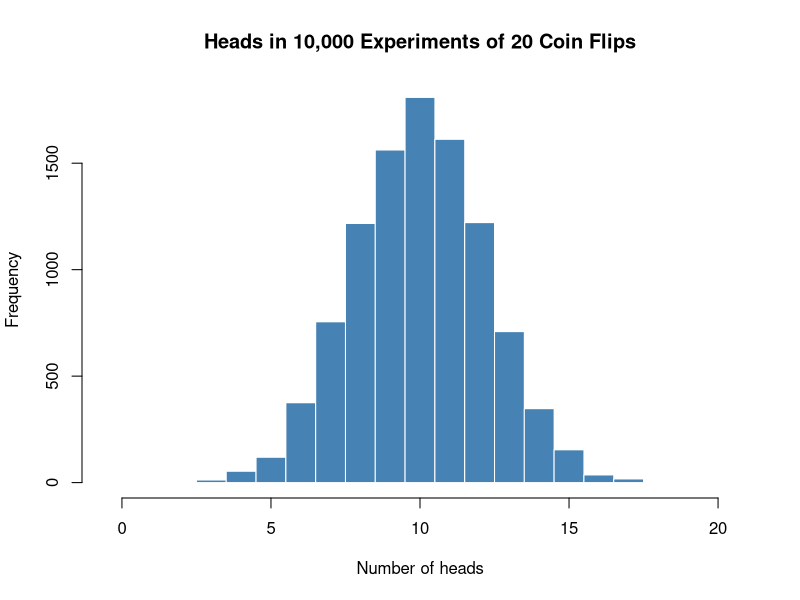

R code for this plot:
# CMPSC301: Data Science
# Activity 01: Can You Beat Randomness?
#
# Run this file from this directory with:
# Rscript randomness.R

# This activity simulates 10,000 experiments. Each experiment represents 20
# fair coin flips, and we ask whether the experiment contains 7 heads in a row.

# Clear the environment and console to make a clean execution of the code.

rm(list = ls()) # clear out the variables from memory to make a clean execution of the code.

# If you want to remove all previous plots and clear the console, run the following two lines.
graphics.off() # clear out all plots from previous work.

cat("\014") # clear the console

# Part 1: Build one experiment -------------------------------------------
# TODO: Use sample() to create 20 coin flips named one_experiment. Sample from
# c("H", "T"), use size = 20, and set replace = TRUE.
one_experiment <- c()

# TODO: Use sum(one_experiment == "H") to count heads in one_experiment.
heads_in_one_experiment <- NA

# Part 2: Detect a streak -------------------------------------------------
# The function below returns TRUE if seven consecutive flips are all heads.
has_seven_heads_in_a_row <- function(flips) {
  for (start_position in 1:(length(flips) - 6)) {
    if (all(flips[start_position:(start_position + 6)] == "H")) {
      return(TRUE)
    }
  }
  FALSE
}

# TODO: Use has_seven_heads_in_a_row(one_experiment) to answer whether the
# first experiment contains a seven-head streak.
one_experiment_has_streak <- NA

# Part 3: Repeat the experiment ------------------------------------------
number_of_experiments <- 10000

# TODO: Use replicate() to run number_of_experiments simulations. Each
# simulation should create 20 flips with sample() and pass those flips to
# has_seven_heads_in_a_row(). Store the logical results in streak_results.
streak_results <- c()

# TODO: Use mean(streak_results) to calculate the proportion of experiments
# that contained at least one seven-head streak.
streak_proportion <- NA

# TODO: Use sum(streak_results) to count the experiments with a streak.
streak_count <- NA

# This histogram shows the number of heads in each of 10,000 experiments.
# A typical experiment has about 10 heads, but there is natural variation.
head_counts <- replicate(number_of_experiments, {
  sum(sample(c("H", "T"), size = 20, replace = TRUE) == "H")
})

# Part 4: Report your findings -------------------------------------------
print("Can You Beat Randomness?")
print(paste("Heads in the first 20 flips:", heads_in_one_experiment))
print(paste("Did the first experiment have 7 heads in a row?",
            one_experiment_has_streak))
print(paste("Experiments with a 7-head streak:", streak_count, "out of",
            number_of_experiments))
print(paste("Estimated probability:", round(streak_proportion, 4)))

hist(head_counts, breaks = seq(-0.5, 20.5, by = 1),
  main = "Heads in 10,000 Experiments of 20 Coin Flips",
  xlab = "Number of heads", col = "steelblue", border = "white")

# Challenge: Change the experiment to investigate a different question.
# Examples: 8 heads in a row, 30 flips per experiment, or a six-sided die.
# In 2-3 comments, state your question and what you observed.
# TODO: Write your challenge code and observations here.
